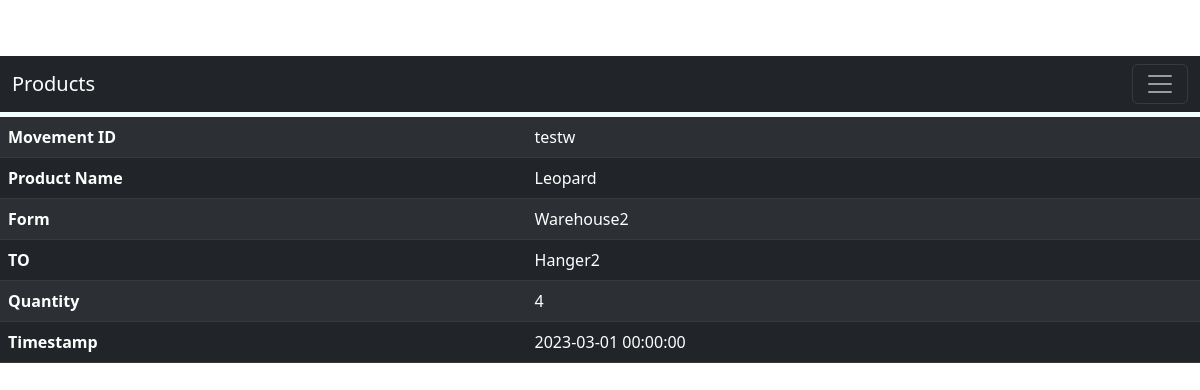
Screenshot of /view_product_movement/testw with the database file from the repository.
### models.py (models this page shows, shortened)
class ProductMovement(db.Model):
    __tablename__ = 'productMovement'
    movement_id = db.Column(db.String(50), primary_key=True)
    timestamp = db.Column(db.DateTime, nullable=False,default=datetime.datetime.now())
    from_location = db.Column(db.String(50), db.ForeignKey('location.location_id'))
    to_location = db.Column(db.String(50), db.ForeignKey('location.location_id'))
    product_id = db.Column(db.String(50), db.ForeignKey('product.product_id'))
    qty = db.Column(db.Integer, nullable=False)

### App.py (the view)
@app.route('/view_product_movement/<movement_id>')
def view_product_movement(movement_id):
    product_movement = ProductMovement.query.filter_by(movement_id=movement_id).first()
    return render_template('view_product_movement.html', product_movement=product_movement)

### templates/view_product_movement.html (shortened to what this page needs)
{% include "index.html" %}
<!DOCTYPE html>
<html>
<head>
</head>
<body>
	<table class="table table-dark table-striped">
		<tr>
			<th>Movement ID</th>
			<td>{{ product_movement.movement_id }}</td>
		</tr>
		<tr>
			<th>Product Name</th>
			<td>{{ product_movement.product_id }}</td>
		</tr>
		<tr>
			<th>Form </th>
			<td>{{ product_movement.from_location }}</td>
		</tr>
		<tr>
			<th>TO </th>
			<td>{{ product_movement.to_location}}</td>
		</tr>
		<tr>
			<th>Quantity</th>
			<td>{{ product_movement.qty }}</td>
		</tr>
		<tr>
			<th>Timestamp</th>
			<td>{{ product_movement.timestamp }}</td>
		</tr>
	</table>
</body>
</html>

### static/styles/Home.css (style rules this page uses)
body { background-image: url('https://rare-gallery.com/uploads/posts/569025-background-brown.jpg'); background-repeat: no-repeat; background-attachment: fixed; background-size: 100% 100%; color: white; }

### rows the page displays
ProductMovement: movement_id "testw", product_id "Leopard", from_location "Warehouse2", to_location "Hanger2", qty "4", timestamp "2023-03-01 00:00:00"
